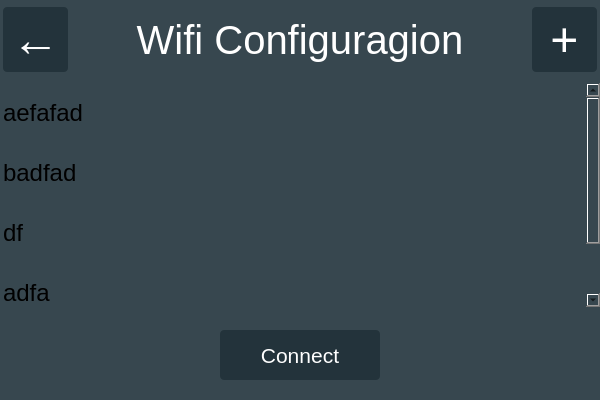
<?xml version="1.0" encoding="UTF-8"?>
<ui version="4.0">
 <class>WifiDialog</class>
 <widget class="QDialog" name="WifiDialog">
  <property name="geometry">
   <rect>
    <x>0</x>
    <y>0</y>
    <width>600</width>
    <height>400</height>
   </rect>
  </property>
  <property name="minimumSize">
   <size>
    <width>600</width>
    <height>400</height>
   </size>
  </property>
  <property name="maximumSize">
   <size>
    <width>600</width>
    <height>400</height>
   </size>
  </property>
  <property name="windowTitle">
   <string>Dialog</string>
  </property>
  <property name="styleSheet">
   <string notr="true">background: rgb(55, 71, 79);</string>
  </property>
  <layout class="QVBoxLayout" name="verticalLayout">
   <property name="spacing">
    <number>3</number>
   </property>
   <property name="leftMargin">
    <number>0</number>
   </property>
   <property name="topMargin">
    <number>0</number>
   </property>
   <property name="rightMargin">
    <number>0</number>
   </property>
   <property name="bottomMargin">
    <number>20</number>
   </property>
   <item>
    <layout class="QHBoxLayout" name="horizontalLayout_3">
     <property name="spacing">
      <number>5</number>
     </property>
     <property name="leftMargin">
      <number>3</number>
     </property>
     <property name="rightMargin">
      <number>3</number>
     </property>
     <item>
      <widget class="QPushButton" name="btnBack">
       <property name="minimumSize">
        <size>
         <width>65</width>
         <height>65</height>
        </size>
       </property>
       <property name="maximumSize">
        <size>
         <width>65</width>
         <height>65</height>
        </size>
       </property>
       <property name="font">
        <font>
         <pointsize>36</pointsize>
        </font>
       </property>
       <property name="styleSheet">
        <string notr="true">QPushButton {
border-radius: 4px;
border: none;
background: rgb(35, 51, 59);
color: white;
padding: 0px;
}

QPushButton:pressed {
background: rgb(95, 111,119);
}</string>
       </property>
       <property name="text">
        <string>←</string>
       </property>
      </widget>
     </item>
     <item>
      <widget class="QLabel" name="label">
       <property name="minimumSize">
        <size>
         <width>0</width>
         <height>80</height>
        </size>
       </property>
       <property name="maximumSize">
        <size>
         <width>16777215</width>
         <height>80</height>
        </size>
       </property>
       <property name="font">
        <font>
         <pointsize>30</pointsize>
        </font>
       </property>
       <property name="styleSheet">
        <string notr="true">background: rgb(55, 71, 79);
color: white;</string>
       </property>
       <property name="text">
        <string>Wifi Configuragion</string>
       </property>
       <property name="alignment">
        <set>Qt::AlignCenter</set>
       </property>
      </widget>
     </item>
     <item>
      <widget class="QPushButton" name="btnAdd">
       <property name="minimumSize">
        <size>
         <width>65</width>
         <height>65</height>
        </size>
       </property>
       <property name="maximumSize">
        <size>
         <width>65</width>
         <height>65</height>
        </size>
       </property>
       <property name="font">
        <font>
         <pointsize>36</pointsize>
        </font>
       </property>
       <property name="styleSheet">
        <string notr="true">QPushButton {
border-radius: 4px;
border: none;
background: rgb(35, 51, 59);
color: white;
padding: 0px;
}

QPushButton:pressed {
background: rgb(95, 111,119);
}</string>
       </property>
       <property name="text">
        <string>+</string>
       </property>
      </widget>
     </item>
    </layout>
   </item>
   <item>
    <widget class="QListWidget" name="listWidget">
     <property name="font">
      <font>
       <pointsize>18</pointsize>
      </font>
     </property>
     <property name="styleSheet">
      <string notr="true">QListWidget {
    show-decoration-selected: 1; /* make the selection span the entire width of the view */
	border: none;
	background: rgb(1. 1. 1);
}

QListWidget::item {
	height: 60px;
}
</string>
     </property>
     <item>
      <property name="text">
       <string>aefafad</string>
      </property>
     </item>
     <item>
      <property name="text">
       <string>badfad</string>
      </property>
     </item>
     <item>
      <property name="text">
       <string>df</string>
      </property>
     </item>
     <item>
      <property name="text">
       <string>adfa</string>
      </property>
     </item>
    </widget>
   </item>
   <item>
    <spacer name="verticalSpacer">
     <property name="orientation">
      <enum>Qt::Vertical</enum>
     </property>
     <property name="sizeType">
      <enum>QSizePolicy::Fixed</enum>
     </property>
     <property name="sizeHint" stdset="0">
      <size>
       <width>10</width>
       <height>20</height>
      </size>
     </property>
    </spacer>
   </item>
   <item>
    <layout class="QHBoxLayout" name="horizontalLayout">
     <item>
      <spacer name="horizontalSpacer">
       <property name="orientation">
        <enum>Qt::Horizontal</enum>
       </property>
       <property name="sizeHint" stdset="0">
        <size>
         <width>40</width>
         <height>20</height>
        </size>
       </property>
      </spacer>
     </item>
     <item>
      <widget class="QPushButton" name="btnConnect">
       <property name="minimumSize">
        <size>
         <width>160</width>
         <height>50</height>
        </size>
       </property>
       <property name="maximumSize">
        <size>
         <width>160</width>
         <height>50</height>
        </size>
       </property>
       <property name="font">
        <font>
         <pointsize>16</pointsize>
        </font>
       </property>
       <property name="styleSheet">
        <string notr="true">QPushButton {
border-radius: 4px;
border: none;
background: rgb(35, 51, 59);
color: white;
}

QPushButton:pressed {
background: rgb(95, 111,119);
}</string>
       </property>
       <property name="text">
        <string>Connect</string>
       </property>
      </widget>
     </item>
     <item>
      <spacer name="horizontalSpacer_2">
       <property name="orientation">
        <enum>Qt::Horizontal</enum>
       </property>
       <property name="sizeHint" stdset="0">
        <size>
         <width>40</width>
         <height>20</height>
        </size>
       </property>
      </spacer>
     </item>
    </layout>
   </item>
  </layout>
 </widget>
 <resources/>
 <connections/>
</ui>
